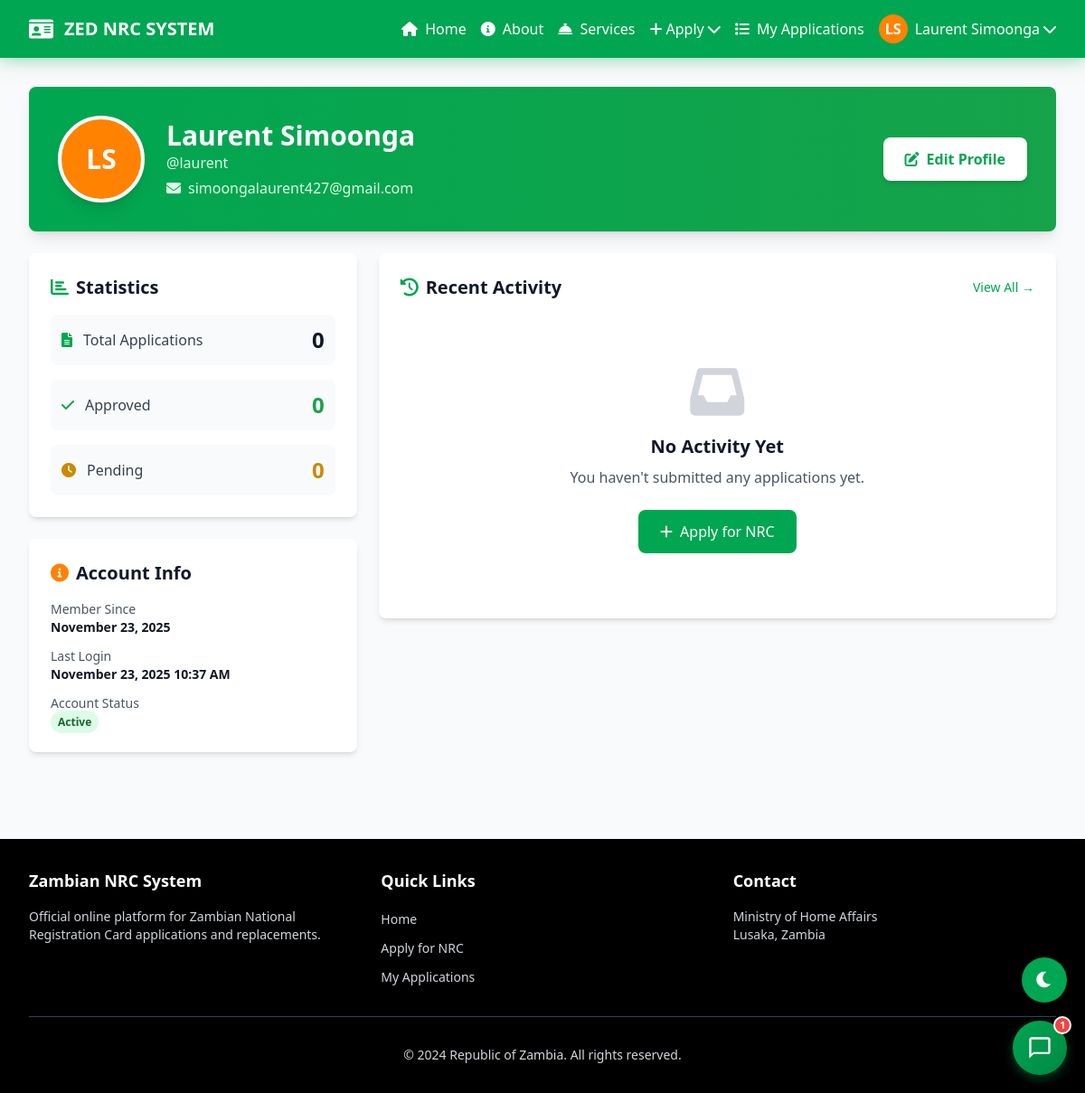
Page /accounts/profile/ (signed in) on the earlier database version.
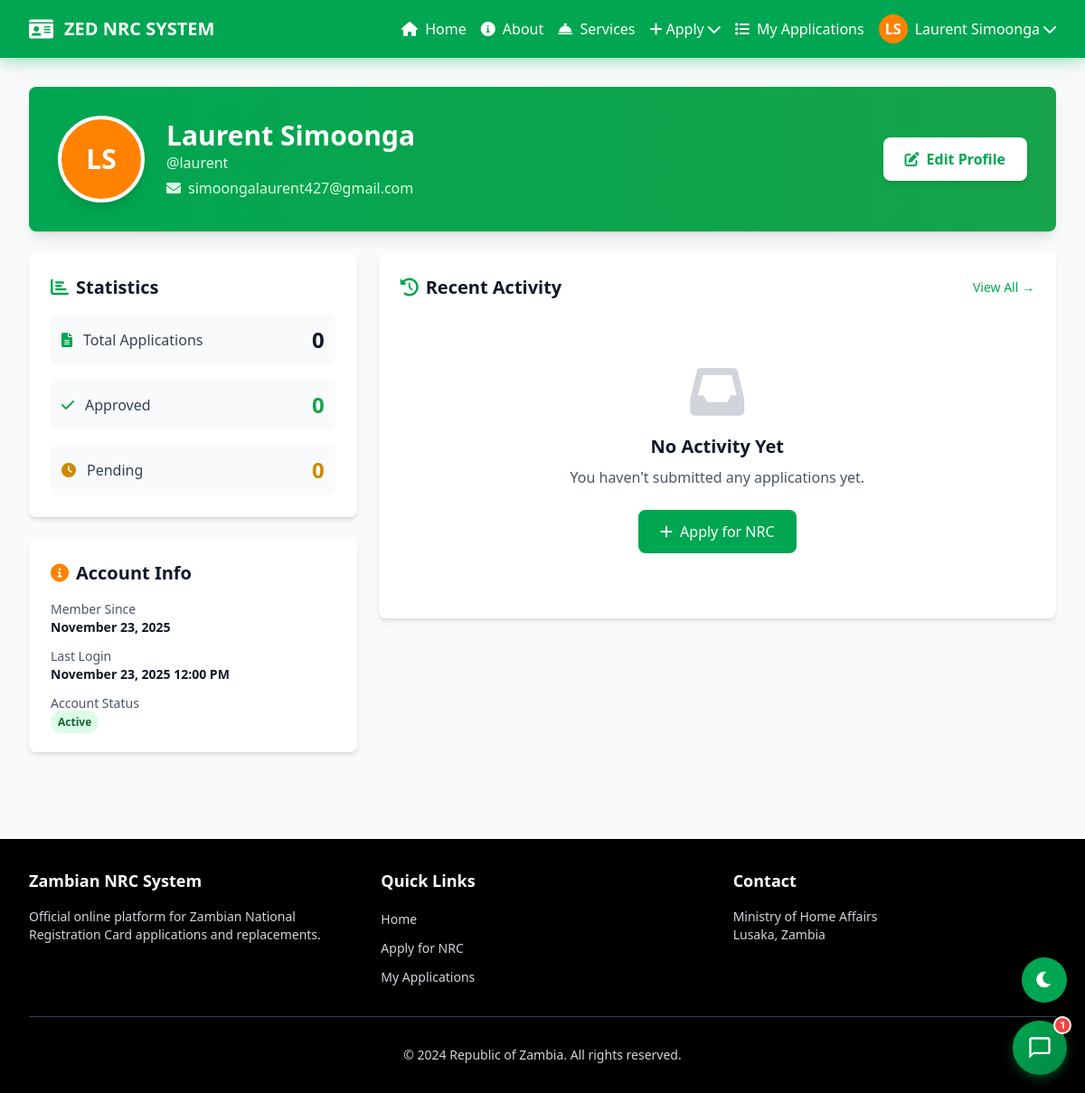
Same page on the later database version.
### accounts/models.py (models this page shows, shortened)
class CustomUser(AbstractUser):
    phone_number = models.CharField(max_length=15, blank=True)
    nrc_number = models.CharField(max_length=20, blank=True, unique=True, null=True)
    profile_image = models.ImageField(upload_to='profile_images/', blank=True, null=True)
    bio = models.TextField(max_length=500, blank=True)
    otp_code = models.CharField(max_length=6, blank=True, null=True)
    otp_created_at = models.DateTimeField(blank=True, null=True)
    otp_verified = models.BooleanField(default=False)
    def get_initials(self):
        if self.first_name and self.last_name:
            return f"{self.first_name[0]}{self.last_name[0]}".upper()
        return self.username[0].upper() if self.username else "U"

### accounts/views.py (the view)
# urls.py: path('profile/', views.profile, name='profile'),
@login_required
def profile(request):
    from applications.models import NRCApplication
    applications = NRCApplication.objects.filter(user=request.user).order_by('-created_at')
    total_applications = applications.count()
    approved_applications = applications.filter(status='approved').count()
    pending_applications = applications.filter(status='pending').count()
    context = {
        'applications': applications[:5],  # Recent 5
        'total_applications': total_applications,
        'approved_applications': approved_applications,
        'pending_applications': pending_applications,
    }
    return render(request, 'accounts/profile.html', context)

### templates/accounts/profile.html (shortened to what this page needs)
{% extends 'base.html' %}
{% block content %}
<div class="max-w-7xl mx-auto fade-in-scroll">
    <div class="bg-gradient-to-r from-zambian-green to-green-600 rounded-lg shadow-lg p-8 mb-6 text-white">
        <div class="flex items-center justify-between">
            <div class="flex items-center">
                {% if user.profile_image %}
                    <img src="{{ user.profile_image.url }}" alt="{{ user.get_full_name }}"
                         class="w-24 h-24 rounded-full object-cover border-4 border-white shadow-lg">
                {% else %}
                    <div class="w-24 h-24 rounded-full bg-zambian-orange flex items-center justify-center text-white text-3xl font-bold border-4 border-white shadow-lg">
                        {{ user.get_initials }}
                    </div>
                {% endif %}
                <div class="ml-6">
                    <h1 class="text-3xl font-bold">{{ user.get_full_name|default:user.username }}</h1>
                    <p class="text-green-100">@{{ user.username }}</p>
                    <p class="text-green-100 mt-1">
                        <i class="fas fa-envelope mr-2"></i>{{ user.email }}
                    </p>
                </div>
            </div>
            <a href="{% url 'accounts:edit_profile' %}"
               class="px-6 py-3 bg-white text-zambian-green rounded-lg hover:bg-gray-100 transition-colors font-semibold shadow-md">
                <i class="fas fa-edit mr-2"></i>Edit Profile
            </a>
        </div>
    </div>
    <div class="grid grid-cols-1 lg:grid-cols-3 gap-6">
        <div class="lg:col-span-1 space-y-6">
            <div class="bg-white rounded-lg shadow-md p-6 card-hover">
                <h2 class="text-xl font-semibold text-gray-900 mb-4">
                    <i class="fas fa-chart-bar text-zambian-green mr-2"></i>Statistics
                </h2>
                <div class="space-y-4">
                    <div class="flex items-center justify-between p-3 bg-gray-50 rounded-lg">
                        <div class="flex items-center">
                            <i class="fas fa-file-alt text-zambian-green mr-3"></i>
                            <span class="text-gray-700">Total Applications</span>
                        </div>
                        <span class="text-2xl font-bold text-gray-900">{{ total_applications }}</span>
                    </div>
                    <div class="flex items-center justify-between p-3 bg-gray-50 rounded-lg">
                        <div class="flex items-center">
                            <i class="fas fa-check text-green-600 mr-3"></i>
                            <span class="text-gray-700">Approved</span>
                        </div>
                        <span class="text-2xl font-bold text-green-600">{{ approved_applications }}</span>
                    </div>
                    <div class="flex items-center justify-between p-3 bg-gray-50 rounded-lg">
                        <div class="flex items-center">
                            <i class="fas fa-clock text-yellow-600 mr-3"></i>
                            <span class="text-gray-700">Pending</span>
                        </div>
                        <span class="text-2xl font-bold text-yellow-600">{{ pending_applications }}</span>
                    </div>
                </div>
            </div>
            <div class="bg-white rounded-lg shadow-md p-6 card-hover">
                <h2 class="text-xl font-semibold text-gray-900 mb-4">
                    <i class="fas fa-info-circle text-zambian-orange mr-2"></i>Account Info
                </h2>
                <div class="space-y-3 text-sm">
                    <div>
                        <p class="text-gray-600">Member Since</p>
                        <p class="font-semibold text-gray-900">{{ user.date_joined|date:"F d, Y" }}</p>
                    </div>
                    <div>
                        <p class="text-gray-600">Last Login</p>
                        <p class="font-semibold text-gray-900">{{ user.last_login|date:"F d, Y g:i A"|default:"Never" }}</p>
                    </div>
                    <div>
                        <p class="text-gray-600">Account Status</p>
                        <span class="px-2 py-1 bg-green-100 text-green-800 rounded-full text-xs font-semibold">
                            {% if user.is_active %}Active{% else %}Inactive{% endif %}
                        </span>
                    </div>
                </div>
            </div>
        </div>
        <div class="lg:col-span-2">
            <div class="bg-white rounded-lg shadow-md p-6">
                <div class="flex items-center justify-between mb-6">
                    <h2 class="text-xl font-semibold text-gray-900">
                        <i class="fas fa-history text-zambian-green mr-2"></i>Recent Activity
                    </h2>
                    <a href="{% url 'applications:my_applications' %}"
                       class="text-zambian-green hover:text-green-700 font-medium text-sm">
                        View All →
                    </a>
                </div>
                {% if applications %}
                    <div class="space-y-4">
                        {% for app in applications %}
                        <div class="border border-gray-200 rounded-lg p-4 hover:shadow-md transition-shadow">
                            <div class="flex items-start justify-between">
                                <div class="flex-1">
                                    <div class="flex items-center mb-2">
                                        <i class="fas fa-{% if app.application_type == 'new' %}id-card{% else %}sync-alt{% endif %} text-zambian-green mr-2"></i>
                                        <h3 class="font-semibold text-gray-900">{{ app.get_application_type_display }} Application</h3>
                                        <span class="ml-3 px-2 py-1 text-xs rounded-full
                                                   {% if app.status == 'approved' %}bg-green-100 text-green-800
                                                   {% elif app.status == 'rejected' %}bg-red-100 text-red-800
                                                   {% else %}bg-yellow-100 text-yellow-800{% endif %}">
                                            {{ app.get_status_display }}
                                        </span>
                                    </div>
                                    <div class="grid grid-cols-2 gap-4 text-sm text-gray-600 mt-3">
                                        <div>
                                            <i class="fas fa-calendar mr-1"></i>
                                            Applied: {{ app.created_at|date:"M d, Y" }}
                                        </div>
                                        <div>
                                            <i class="fas fa-map-marker-alt mr-1"></i>
                                            {{ app.district }}
                                        </div>
                                        {% if app.nrc_number %}
                                        <div class="col-span-2">
                                            <i class="fas fa-id-card mr-1"></i>
                                            NRC: <span class="font-semibold text-zambian-green">{{ app.nrc_number }}</span>
                                        </div>
                                        {% endif %}
                                    </div>
                                </div>
                                <a href="{% url 'applications:application_detail' app.pk %}"
                                   class="ml-4 px-4 py-2 bg-zambian-green text-white rounded-md hover:bg-green-700 transition-colors text-sm">
                                    <i class="fas fa-eye mr-1"></i>View
                                </a>
                            </div>
                        </div>
                        {% endfor %}
                    </div>
                {% else %}
                    <div class="text-center py-12">
                        <i class="fas fa-inbox text-6xl text-gray-300 mb-4"></i>
                        <h3 class="text-xl font-semibold text-gray-900 mb-2">No Activity Yet</h3>
                        <p class="text-gray-600 mb-6">You haven't submitted any applications yet.</p>
                        <a href="{% url 'applications:apply' %}"
                           class="inline-flex items-center px-6 py-3 bg-zambian-green text-white rounded-lg hover:bg-green-700 transition-colors">
                            <i class="fas fa-plus mr-2"></i>Apply for NRC
                        </a>
                    </div>
                {% endif %}
            </div>
        </div>
    </div>
</div>
{% endblock %}

### templates/base.html (shortened to what this page needs)
{% load static %}
<!DOCTYPE html>
<html lang="en">
<head>
    <script src="https://cdn.tailwindcss.com"></script>
    <link href="https://cdnjs.cloudflare.com/ajax/libs/font-awesome/6.0.0/css/all.min.css" rel="stylesheet">
    <link href="{% static 'css/animations.css' %}" rel="stylesheet">
    <link href="{% static 'css/chat-widget.css' %}" rel="stylesheet">
    <link href="{% static 'css/mobile-responsive.css' %}" rel="stylesheet">
    <link href="{% static 'css/pwa-styles.css' %}" rel="stylesheet">
    <link href="{% static 'css/auth-enhancements.css' %}" rel="stylesheet">
    <link href="{% static 'css/dark-mode.css' %}" rel="stylesheet">
    <link href="{% static 'css/ios-install-prompt.css' %}" rel="stylesheet">
</head>
<body class="bg-gray-50 min-h-screen loading">
    <nav class="bg-zambian-green shadow-lg">
        <div class="max-w-7xl mx-auto px-4 sm:px-6 lg:px-8">
            <div class="flex justify-between h-16">
                <div class="flex items-center">
                    <a href="{% url 'applications:home' %}" class="flex items-center">
                        <i class="fas fa-id-card text-white text-2xl mr-2 sm:mr-3"></i>
                        <span class="text-white text-lg sm:text-xl font-bold hidden sm:inline">ZED NRC SYSTEM</span>
                    </a>
                </div>
                <div class="hidden md:flex items-center space-x-4 desktop-menu">
                    {% if user.is_authenticated %}
                        <a href="{% url 'applications:home' %}" class="text-white hover:text-zambian-orange transition-colors">
                            <i class="fas fa-home mr-1"></i> Home
                        </a>
                        <a href="{% url 'applications:about' %}" class="text-white hover:text-zambian-orange transition-colors">
                            <i class="fas fa-info-circle mr-1"></i> About
                        </a>
                        <a href="{% url 'applications:services' %}" class="text-white hover:text-zambian-orange transition-colors">
                            <i class="fas fa-concierge-bell mr-1"></i> Services
                        </a>
                        <div class="relative group">
                            <button class="text-white hover:text-zambian-orange transition-colors flex items-center">
                                <i class="fas fa-plus mr-1"></i> Apply
                                <i class="fas fa-chevron-down ml-1"></i>
                            </button>
                        </div>
                        <a href="{% url 'applications:my_applications' %}" class="text-white hover:text-zambian-orange transition-colors">
                            <i class="fas fa-list mr-1"></i> My Applications
                        </a>
                        <div class="relative group">
                            <button class="text-white hover:text-zambian-orange transition-colors flex items-center">
                                {% if user.profile_image %}
                                    <img src="{{ user.profile_image.url }}" alt="{{ user.get_full_name }}"
                                         class="w-8 h-8 rounded-full object-cover border-2 border-white mr-2">
                                {% else %}
                                    <div class="w-8 h-8 rounded-full bg-zambian-orange flex items-center justify-center text-white font-semibold mr-2">
                                        {{ user.get_initials }}
                                    </div>
                                {% endif %}
                                <span class="hidden lg:inline">{{ user.get_full_name|default:user.username }}</span>
                                <i class="fas fa-chevron-down ml-1"></i>
                            </button>
                        </div>
                    {% endif %}
                </div>
            </div>
        </div>
    </nav>
    <main class="max-w-7xl mx-auto px-4 sm:px-6 lg:px-8 py-8">
        {% block content %}
        {% endblock %}
    </main>
    <footer class="bg-zambian-black text-white mt-16">
        <div class="max-w-7xl mx-auto px-4 sm:px-6 lg:px-8 py-8">
            <div class="grid grid-cols-1 sm:grid-cols-2 md:grid-cols-3 gap-8">
                <div>
                    <h3 class="text-lg font-semibold mb-4">Zambian NRC System</h3>
                    <p class="text-gray-300 text-sm">Official online platform for Zambian National Registration Card applications and replacements.</p>
                </div>
                <div>
                    <h3 class="text-lg font-semibold mb-4">Quick Links</h3>
                    <ul class="space-y-2">
                        <li><a href="{% url 'applications:home' %}" class="text-gray-300 hover:text-zambian-orange transition-colors text-sm">Home</a></li>
                        <li><a href="{% url 'applications:apply' %}" class="text-gray-300 hover:text-zambian-orange transition-colors text-sm">Apply for NRC</a></li>
                        <li><a href="{% url 'applications:my_applications' %}" class="text-gray-300 hover:text-zambian-orange transition-colors text-sm">My Applications</a></li>
                    </ul>
                </div>
                <div>
                    <h3 class="text-lg font-semibold mb-4">Contact</h3>
                    <p class="text-gray-300 text-sm">Ministry of Home Affairs</p>
                    <p class="text-gray-300 text-sm">Lusaka, Zambia</p>
                </div>
            </div>
            <div class="border-t border-gray-700 mt-8 pt-8 text-center">
                <p class="text-gray-300 text-sm">&copy; 2024 Republic of Zambia. All rights reserved.</p>
            </div>
        </div>
    </footer>
    {% if user.is_authenticated %}
        <link href="{% static 'css/chat-widget-voice.css' %}" rel="stylesheet">
    {% endif %}
</body>
</html>

Differences in the rows shown:
changed CustomUser "LS": last_login "November 23, 2025 10:37 AM" → "November 23, 2025 12:00 PM"
